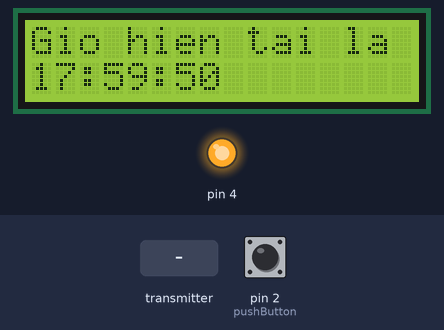
Simulated run of this sketch. Board: Arduino Uno, built with avr-gcc and run on an emulated ATmega328P. Shown: 16×2 character LCD, output pins drawn as LEDs (lit = HIGH). Wiring (inferred from the names in the program): DS1307 clock at I2C address 0x68. The inputs (shaded band) are chosen by the test bench; at power-on: pin 2 (pushButton) LOW. The local clock reads 2024-03-15 10:24:30 at power-on unless the sketch sets it; no radio packets arrive unless stated; what the sketch prints to the serial monitor is not drawn.

Above: at 1.2 s.
1.3 s: the transmitter starts sending x = 0
10.8 s: the transmitter starts sending x = 256
At 13.9 s:
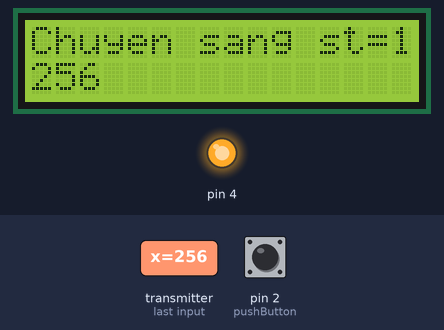
At 24.7 s:
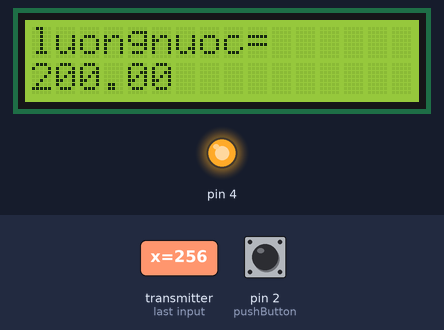
Timing chart, 0 to 27.2 s (numbered marks = the images above; inputs shaded):
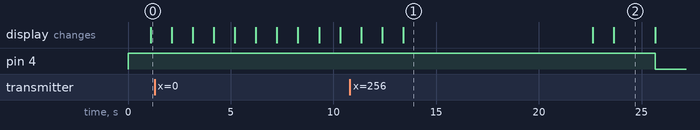

The sketch:

lan2_co_man_hinh_led.ino
```cpp
#include <Wire.h>
#include <SPI.h>
#include "RF24.h"

#include <LiquidCrystal_I2C.h>;
LiquidCrystal_I2C lcd(0x3F,16,2);


/* Địa chỉ của DS1307 */
const byte DS1307 = 0x68;
/* Số byte dữ liệu sẽ đọc từ DS1307 */
const byte NumberOfFields = 3;

/* khai báo các biến thời gian */
int second, minute, hour;

//set lam radio thu
bool radioNumber = 0;
RF24 radio(7,8);
byte addresses[][6] = {"1Node","2Node"};

//dia chi cho radio thuu
bool role = 0;

//set chuong trinh cho cam bien Hall
int pushButton = 2;

//cac tham so cua do am
const float a=400;
const float b=524;
const float c=649,d=774,e=899;

//cac tham so cua luong nuoc
const float v=200,y=400,z=600,t=800,k=1000;
float luongnuoc;
int st;
int dem;
float tb;

// do so lan thay doi trang thai
volatile int solanthaydoitrangthai=0;
int trangthaihientai;
int trangthaitruoc;

// hàm tăng biến đếm
void tangbiendem(){
  solanthaydoitrangthai++;
      //  Serial.println("abc");

}

void setup() {
  Serial.begin(115200);
  st=0;

  //DS1307
  Wire.begin();
  /* cài đặt thời gian cho module */
  setTime(17,59,50); // 12:30:45 CN 08-02-2015


  Serial.println(F("CAM BIEN DO AM + RADIO THU"));
  pinMode(pushButton,INPUT);
  radio.begin();
  radio.setPALevel(RF24_PA_LOW);

  radio.openWritingPipe(addresses[0]);
  radio.openReadingPipe(1,addresses[1]);

  radio.startListening();
  st=0; //trang thai doi
  dem=0;
  tb=0;

  //van
  pinMode (4,OUTPUT);

  //cambienHALL
  pinMode (2,INPUT);
  attachInterrupt(0, tangbiendem, RISING);
  digitalWrite(4,HIGH);//hàm đọc giờ

 //khoi dong man hinh led
 lcd.init();       //Khởi động màn hình. Bắt đầu cho phép Arduino sử dụng màn hình
 lcd.backlight();  //bat den nen
}
void readDS1307()
{
        Wire.beginTransmission(DS1307);
        Wire.write((byte)0x00);
        Wire.endTransmission();
        Wire.requestFrom(DS1307, NumberOfFields);

        second = bcd2dec(Wire.read() & 0x7f);
        minute = bcd2dec(Wire.read() );
        hour   = bcd2dec(Wire.read() & 0x3f); // chế độ 24h.

}


/* Chuyển từ format BCD (Binary-Coded Decimal) sang Decimal */
int bcd2dec(byte num)
{
        return ((num/16 * 10) + (num % 16));
}
/* Chuyển từ Decimal sang BCD */
int dec2bcd(byte num)
{
        return ((num/10 * 16) + (num % 10));
}

void printDigits(int digits){
    // các thành phần thời gian được ngăn chách bằng dấu :
    lcd.print(":");

    if(digits < 10)
        lcd.print('0');
    lcd.print(digits);
}

/* cài đặt thời gian cho DS1307 */
void setTime(byte hr, byte min, byte sec)
{
        Wire.beginTransmission(DS1307);
        Wire.write(byte(0x00)); // đặt lại pointer
        Wire.write(dec2bcd(sec));
        Wire.write(dec2bcd(min));
        Wire.write(dec2bcd(hr));
        Wire.endTransmission();
}

void digitalClockDisplay(){
    // digital clock display of the time
    lcd.print("Gio hien tai la :");
    lcd.setCursor(0,1);
    lcd.print(hour);
    printDigits(minute);
    printDigits(second);
}

// cac ham mo
float ratcao(float x,float a, float b,float c,float d,float e){
	if(0<x && x<=a){
		return 1.0;
		} else if(a<x && x<b){
			return (b-x)/(b-a);
			} else {
				return 0.0;
				}
    }
float cao(float x,float a, float b,float c,float d,float e){
	if(x<=a){
		return 0.0;
		} else if(a<x && x<=b){
			return (x-a)/(b-a);
			}else if(b<x && x<c){
				return (c-x)/(c-b);
				}else {
					return 0.0;
				}
}
float trungbinh(float x,float a, float b,float c,float d,float e){
	if(x<=b){
		return 0.0;
		}else if(b<x && x<=c){
			return (x-b)/(c-b);
			}else if(c<x && x<d){
				return (d-x)/(d-c);
				}else {
					return 0.0;
					}
}
float thap(float x,float a, float b,float c,float d,float e){
	if(x<=c){
		return 0.0;
		}else if(c<x && x<=d){
			return (x-c)/(d-c);
			}else if(d<x && x<e){
				return (e-x)/(e-d);
				}else {
					return 0.0;
					}
}
float ratthap(float x,float a, float b,float c,float d,float e){
	if(x<=d){
		return 0.0;
		} else if(d<x && x<e){
			return (x-d)/(e-d);
			} else {
				return 1.0;
				}
}


void loop() {
 //Set dòng cho LCD
 lcd.setCursor(0,0);

 /* Đọc dữ liệu của DS1307 */
  readDS1307();
  /* Hiển thị thời gian ra Serial monitor */


  //lcd.print();
  //delay(1000);
  //Serial.println(hour);
  if(st==0){

    delay(1000);
    digitalClockDisplay();
    if(hour==18)st=1;

  }


  if(st==1){
    delay(1000);
    lcd.clear();
    lcd.setCursor(0,0);
    radio.startListening();
    lcd.print("Chuyen sang st=1");
    long x=0;
    lcd.setCursor(0,1);
    if( radio.available()){
        while (radio.available()) {
          radio.read( &x, sizeof(long) );
          lcd.print(x);

        }
    }

    //lcd.clear();

    dem++;
    tb+=x;
    if( dem>=10 ){
      st=2;
      dem=0;
      tb=tb/10;
    }
    if(x==0)
    {
      st=0;
    }
  }
  if(st==2){
    delay(1000);
    lcd.clear();
    lcd.setCursor(0,0);
//lcd.print("Chuyen sang st=2");
    radio.stopListening();
    //radio.write( &x, sizeof(float) );
    radio.startListening();

    lcd.setCursor(0,0);
    lcd.print(F("Do am duoc nhan la : "));
    lcd.setCursor(0,1);
    lcd.print(tb);
    Serial.println("--------------------\n");
    Serial.print("rat cao = ");Serial.println(ratcao(tb,a,b,c,d,e));
    Serial.print("cao = ");Serial.println(cao(tb,a,b,c,d,e));
    Serial.print("trung binh = ");Serial.println(trungbinh(tb,a,b,c,d,e));
    Serial.print("thap = ");Serial.println(thap(tb,a,b,c,d,e));
    Serial.print("rat thap = ");Serial.println(ratthap(tb,a,b,c,d,e));
    float ratit,it,vua,nhieu,ratnhieu;
    ratit=ratcao(tb,a,b,c,d,e);
    it=cao(tb,a,b,c,d,e);
    vua=trungbinh(tb,a,b,c,d,e);
    nhieu=thap(tb,a,b,c,d,e);
    ratnhieu=ratthap(tb,a,b,c,d,e);
    luongnuoc=(v*ratit+y*it+z*vua+t*nhieu+k*ratnhieu)/(ratit+it+vua+nhieu+ratnhieu);

    delay(1000);
    lcd.clear();

    lcd.setCursor(0,0);
    lcd.print("luongnuoc= ");
    lcd.setCursor(0,1);
    lcd.print(luongnuoc);
    delay(2000);
    Serial.println("--------------------\n");
    st=3;
    tb=0;
    solanthaydoitrangthai=0;
    }
   if(st==3){

     lcd.clear();
     lcd.setCursor(0,0);
     lcd.print("Dang bom");
      Serial.println("chuyen sang st=3");


     digitalWrite(4,LOW); //relay
     //int buttonState = digitalRead(pushButton);
    // sei();
           //Serial.println("chuyen");

     delay(1000);
           // Serial.println("chuyennnnnnnnnnn");

    //  cli();
      Serial.print("hall:");
      Serial.println(solanthaydoitrangthai);
    //Serial.print(buttonState);
      float f;

      f=luongnuoc*20350/1000;
      Serial.print("can phai quay:");
      Serial.println(f);
      Serial.println(solanthaydoitrangthai);
      if(solanthaydoitrangthai>=f){
        st=0;
        f=0;
        digitalWrite(4,HIGH);
        lcd.clear();
        lcd.setCursor(0,0);
        lcd.print("bom xong");
        delay(2000);
      }
    }
}
```

Measured:
- after the input at 10.8 s, pin 4: HIGH → LOW after 14.9 s
- what the display in image 1 shows lasts 9.2 s, from 13.4 s to 22.6 s
